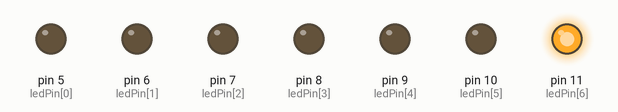
Simulated run of this sketch. Board: Arduino Uno, built with avr-gcc and run on an emulated ATmega328P. On the bench: output pins drawn as LEDs (lit = HIGH).

Above: at 0.5 s.
At 1.5 s:
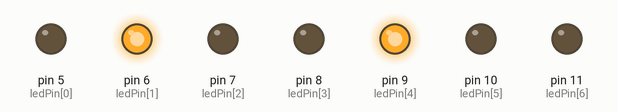
At 2.5 s:
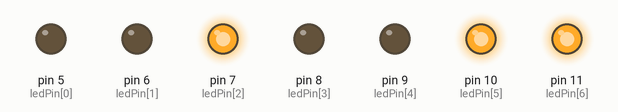
At 3.5 s:
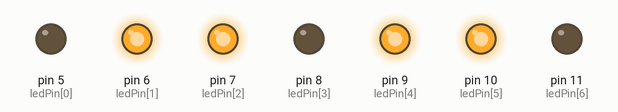
At 4.5 s:
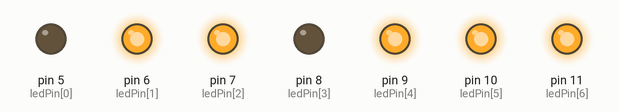
At 5.5 s:
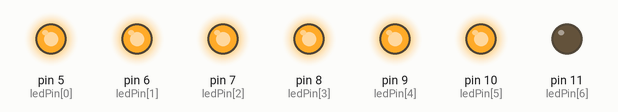
Timing chart, 0 to 7.8 s (numbered marks = the images above):
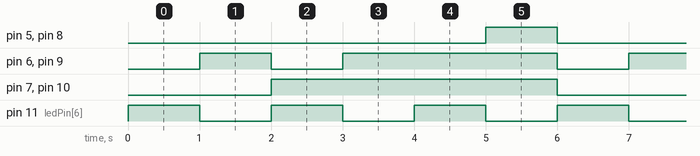

The sketch:

001_1-6.ino
```cpp
/**********************************************************************************
**                                                                               **
**                              DAU                                              **
**                                                                               **
**                                                                               **
**********************************************************************************/

//********** Includes *************************************************************

//********** Variables ************************************************************
const int ledPin[] = {5, 6, 7, 8, 9, 10, 11};   // donar nom en un array als pins
const int buttonPin = 2;             // donar nom al pin 2 de l’Arduino
boolean buttonEstat = LOW;           // definir variable d'estat pel polsador
unsigned long temps1=1000;
int ledNum = 7;                   // definir variable de número de leds


//********** Setup ****************************************************************
void setup()
{
  for(int i = 0; i < ledNum; i++) // definir els pins com sortides
  {
    pinMode(ledPin[i], OUTPUT);
  }
  pinMode(buttonPin, INPUT);      // definir el pin 2 com una entrada

  for(int j = 0; j < ledNum ; j++)     // els leds mostren incialment 0
    {
      digitalWrite(ledPin[j], 0);
    }
}

//********** Loop *****************************************************************
void loop()
{


  digitalWrite(5,0);
  digitalWrite(6,0);
  digitalWrite(7,0);
  digitalWrite(8,0);
  digitalWrite(9,0);
  digitalWrite(10,0);
  digitalWrite(11,1);

  delay (temps1);

  digitalWrite(5,0);
  digitalWrite(6,1);
  digitalWrite(7,0);
  digitalWrite(8,0);
  digitalWrite(9,1);
  digitalWrite(10,0);
  digitalWrite(11,0);

  delay (temps1);

  digitalWrite(5,0);
  digitalWrite(6,0);
  digitalWrite(7,1);
  digitalWrite(8,0);
  digitalWrite(9,0);
  digitalWrite(10,1);
  digitalWrite(11,1);

  delay (temps1);

  digitalWrite(5,0);
  digitalWrite(6,1);
  digitalWrite(7,1);
  digitalWrite(8,0);
  digitalWrite(9,1);
  digitalWrite(10,1);
  digitalWrite(11,0);

  delay (temps1);

  digitalWrite(5,0);
  digitalWrite(6,1);
  digitalWrite(7,1);
  digitalWrite(8,0);
  digitalWrite(9,1);
  digitalWrite(10,1);
  digitalWrite(11,1);

  delay (temps1);

  digitalWrite(5,1);
  digitalWrite(6,1);
  digitalWrite(7,1);
  digitalWrite(8,1);
  digitalWrite(9,1);
  digitalWrite(10,1);
  digitalWrite(11,0);

  delay (temps1);


  }
//********** Funcions *************************************************************
```

Measured:
- by itself, pin 5 (ledPin[0]), pin 8 (ledPin[3]): alternates HIGH for 1.0 s and LOW for 5.0 s
- by itself, pin 6 (ledPin[1]), pin 9 (ledPin[4]): repeats every 6.0 s: LOW 1.0 s, HIGH 3.0 s, LOW 1.0 s, HIGH 1.0 s
- by itself, pin 7 (ledPin[2]), pin 10 (ledPin[5]): alternates HIGH for 4.0 s and LOW for 2.0 s
- by itself, pin 11 (ledPin[6]): alternates HIGH for 1.0 s and LOW for 1.0 s
